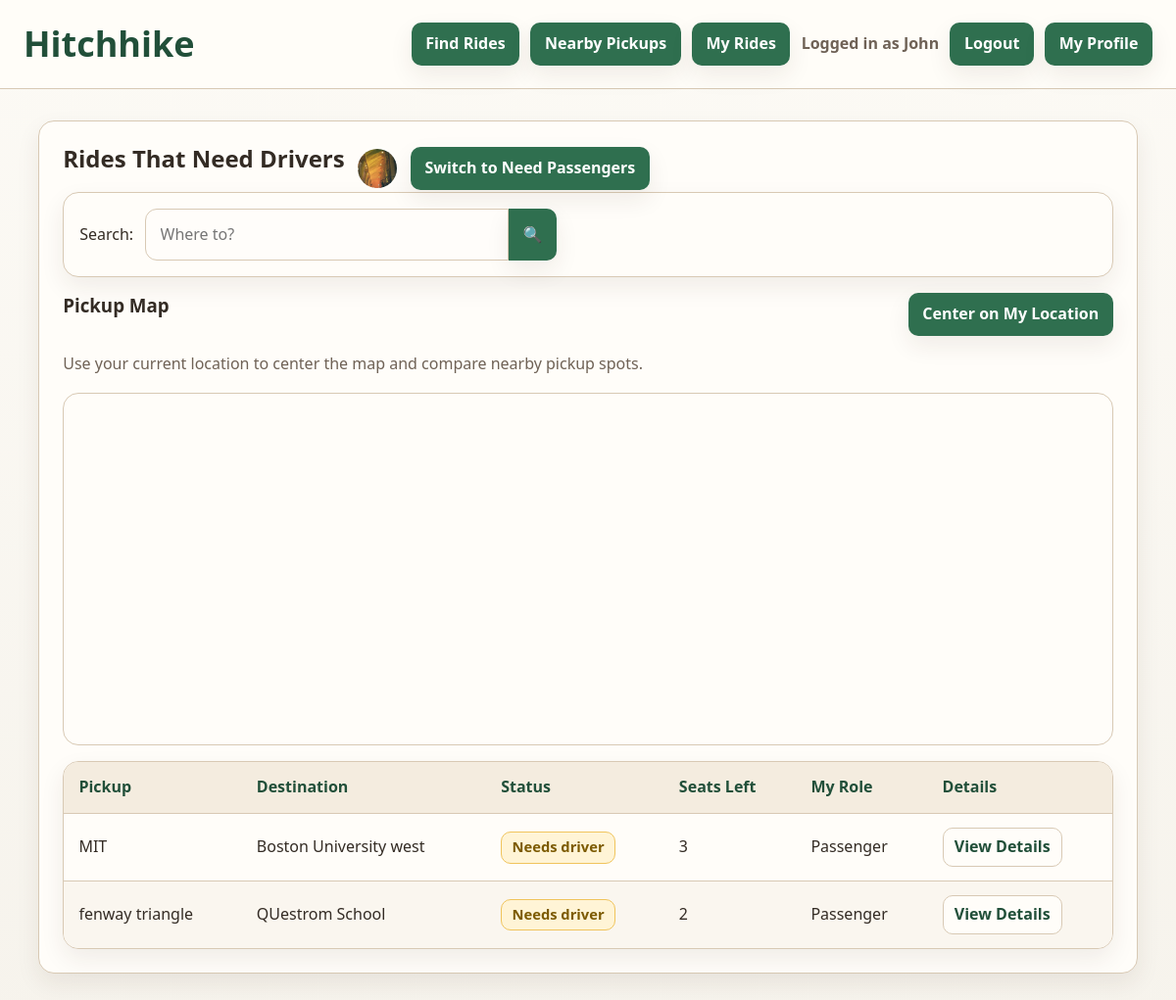
/campus_pickup/rides/ (signed in), run on an earlier commit of the app's database.
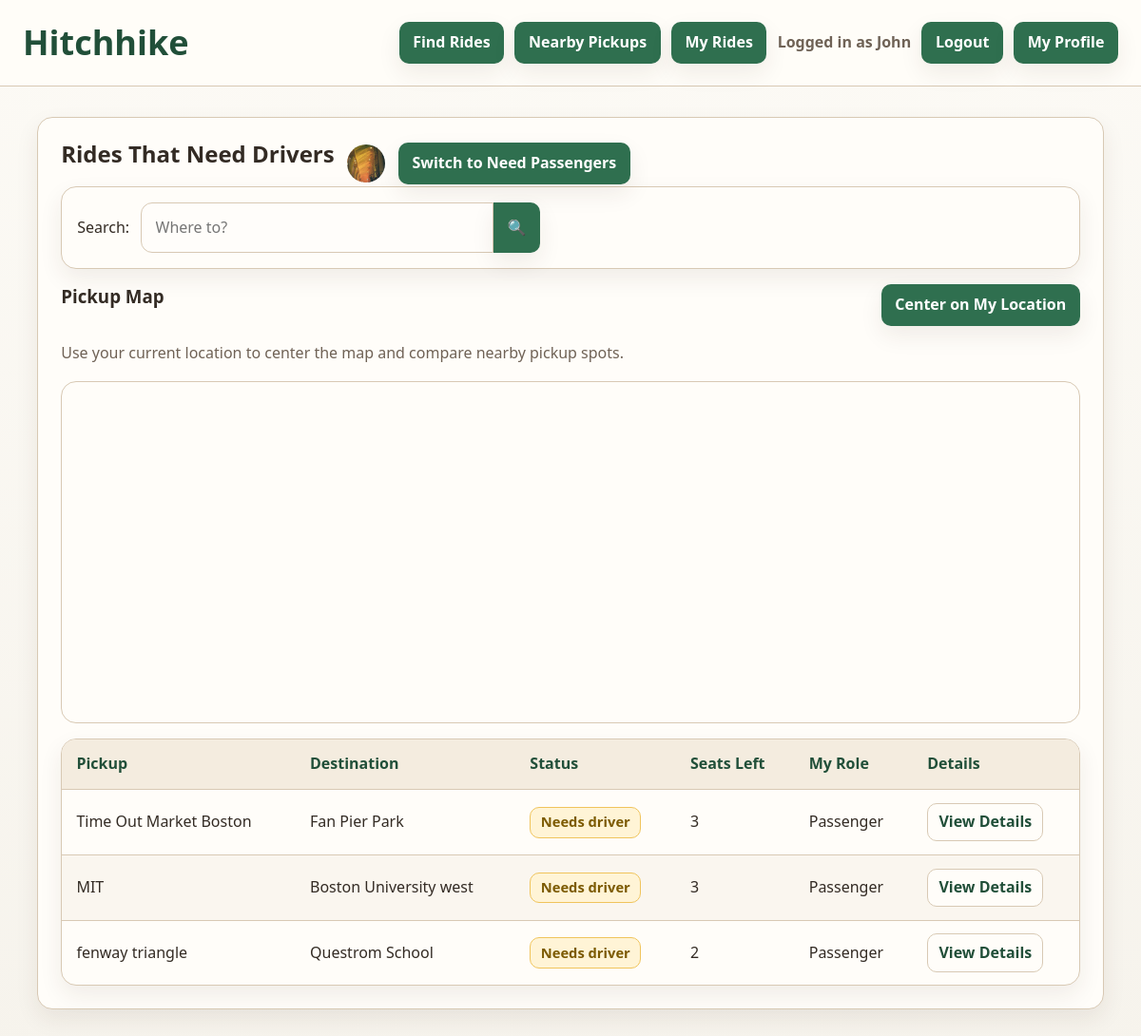
And on a later commit of the database.
### campus_pickup/models.py (models this page shows, shortened)
class Ride(models.Model):
    STATUS_CHOICES = [
        ("open", "Open"),
        ("accepted", "Accepted"),
        ("full", "Full"),
        ("completed", "Completed"),
        ("cancelled", "Cancelled"),
    ]
    creator = models.ForeignKey(
        Profile,
        on_delete=models.CASCADE,
        related_name="created_rides"
    )
    driver = models.ForeignKey(
        Profile,
        on_delete=models.SET_NULL,
        null=True,
        blank=True,
        related_name="driving_rides"
    )
    pickup_location = models.TextField(blank=False)
    destination = models.TextField(blank=False)
    pickup_latitude = models.FloatField(null=True, blank=True)
    pickup_longitude = models.FloatField(null=True, blank=True)
    destination_latitude = models.FloatField(null=True, blank=True)
    destination_longitude = models.FloatField(null=True, blank=True)
    status = models.CharField(
        max_length=20,
        choices=STATUS_CHOICES,
        default="open"
    )
    seat_capacity = models.IntegerField(default=4)
    created_at = models.DateTimeField(auto_now_add=True)
    def seats_taken(self):
        passenger_ids = set(
            RideParticipant.objects.filter(ride=self).values_list("passenger_id", flat=True)
        )
        occupied = len(passenger_ids)
        if self.driver and self.driver_id not in passenger_ids:
            occupied += 1
        return occupied
    def seats_remaining(self):
        return max(self.seat_capacity - self.seats_taken(), 0)

### campus_pickup/views.py (the view)
# urls.py: path("rides/", views.RideListView.as_view(), name="ride_list"),
class RideListView(ProfileRequiredMixin, ListView):
    model = Ride
    template_name = "campus_pickup/ride_list.html"
    context_object_name = "rides"
    ride_status = "open"
    switch_url_name = "campus_pickup:accepted_ride_list"
    switch_label = "Switch to Need Passengers"
    def get_queryset(self):
        queryset = Ride.objects.select_related("creator", "driver").filter(
            status=self.ride_status
        ).order_by("-created_at")
        query = self.request.GET.get("q", "").strip()
        if query:
            queryset = queryset.filter(
                Q(destination__icontains=query) | Q(pickup_location__icontains=query)
            )
        return queryset
    def get_context_data(self, **kwargs):
        context = super().get_context_data(**kwargs)
        context["current_query"] = self.request.GET.get("q", "").strip()
        my_profile = self.get_my_profile()
        context["my_profile"] = my_profile
        context["my_passenger_ride_ids"] = list(
            RideParticipant.objects.filter(passenger=my_profile).values_list("ride_id", flat=True)
        )
        context["switch_url"] = reverse(self.switch_url_name)
        context["switch_label"] = self.switch_label
        context["google_maps_api_key"] = settings.GOOGLE_MAPS_API_KEY
        context["map_rides"] = [
            {
                "id": ride.pk,
                "pickup_location": ride.pickup_location,
                "destination": ride.destination,
                "pickup_latitude": ride.pickup_latitude,
                "pickup_longitude": ride.pickup_longitude,
                "detail_url": reverse("campus_pickup:ride_detail", kwargs={"pk": ride.pk}),
            }
            for ride in context["rides"]
            if ride.pickup_latitude is not None and ride.pickup_longitude is not None
        ]
        return context

### campus_pickup/views.py (called while the page is built)
    def get_my_profile(self):
        return get_object_or_404(Profile, user=self.request.user)

### campus_pickup/templates/campus_pickup/ride_list.html (shortened to what this page needs)
{% extends "campus_pickup/base.html" %}
{% block content %}
<section class="panel">
    <div class="page-title page-title-spread">
        <div class="page-title">
            <h2>Rides That Need Drivers</h2>
            {% if my_profile.profile_image_url %}
            <img
                class="profile-avatar title-avatar"
                src="{{ my_profile.profile_image_url.url }}"
                alt="{{ my_profile.display_name }}"
            >
            {% endif %}
        </div>
        <a class="button-link" href="{{ switch_url }}{% if current_query %}?q={{ current_query|urlencode }}{% endif %}">{{ switch_label }}</a>
    </div>
    <form method="get" class="filters">
        <label for="q">Search:</label>
        <span class="search-box">
            <input
                id="q"
                name="q"
                type="text"
                value="{{ current_query }}"
                placeholder="Where to?"
            >
            <button type="submit" aria-label="Search rides">&#128269;</button>
        </span>
    </form>
    <div class="ride-list-map-card">
        <div class="ride-list-map-header">
            <h3>Pickup Map</h3>
            <button type="button" id="center-current-location">Center on My Location</button>
        </div>
        <p id="ride-list-map-status" class="help-text">
            Use your current location to center the map and compare nearby pickup spots.
        </p>
        {% if google_maps_api_key %}
        <div id="ride-list-map" class="ride-map list-map"></div>
        {% else %}
        <p class="help-text">Google Maps API key is missing.</p>
        {% endif %}
    </div>
    <table>
        <thead>
            <tr>
                <th>Pickup</th>
                <th>Destination</th>
                <th>Status</th>
                <th>Seats Left</th>
                <th>My Role</th>
                <th>Details</th>
            </tr>
        </thead>
        <tbody>
            {% for r in rides %}
            <tr>
                <td>{{ r.pickup_location }}</td>
                <td>{{ r.destination }}</td>
                <td><span class="need-driver">Needs driver</span></td>
                <td>{{ r.seats_remaining }}</td>
                <td>
                    {% if r.driver == my_profile %}Driver{% elif r.id in my_passenger_ride_ids %}Passenger{% else %}-{% endif %}
                </td>
                <td><a class="detail-link" href="{% url 'campus_pickup:ride_detail' r.pk %}">View Details</a></td>
            </tr>
            {% endfor %}
        </tbody>
    </table>
</section>
{% endblock %}

What changed in the data, as far as the page shows it:
added Ride: pickup_location "Time Out Market Boston", destination "Fan Pier Park", seats_remaining "3", shows "Passenger"
changed Ride "fenway triangle": destination "QUestrom School" → "Questrom School"
